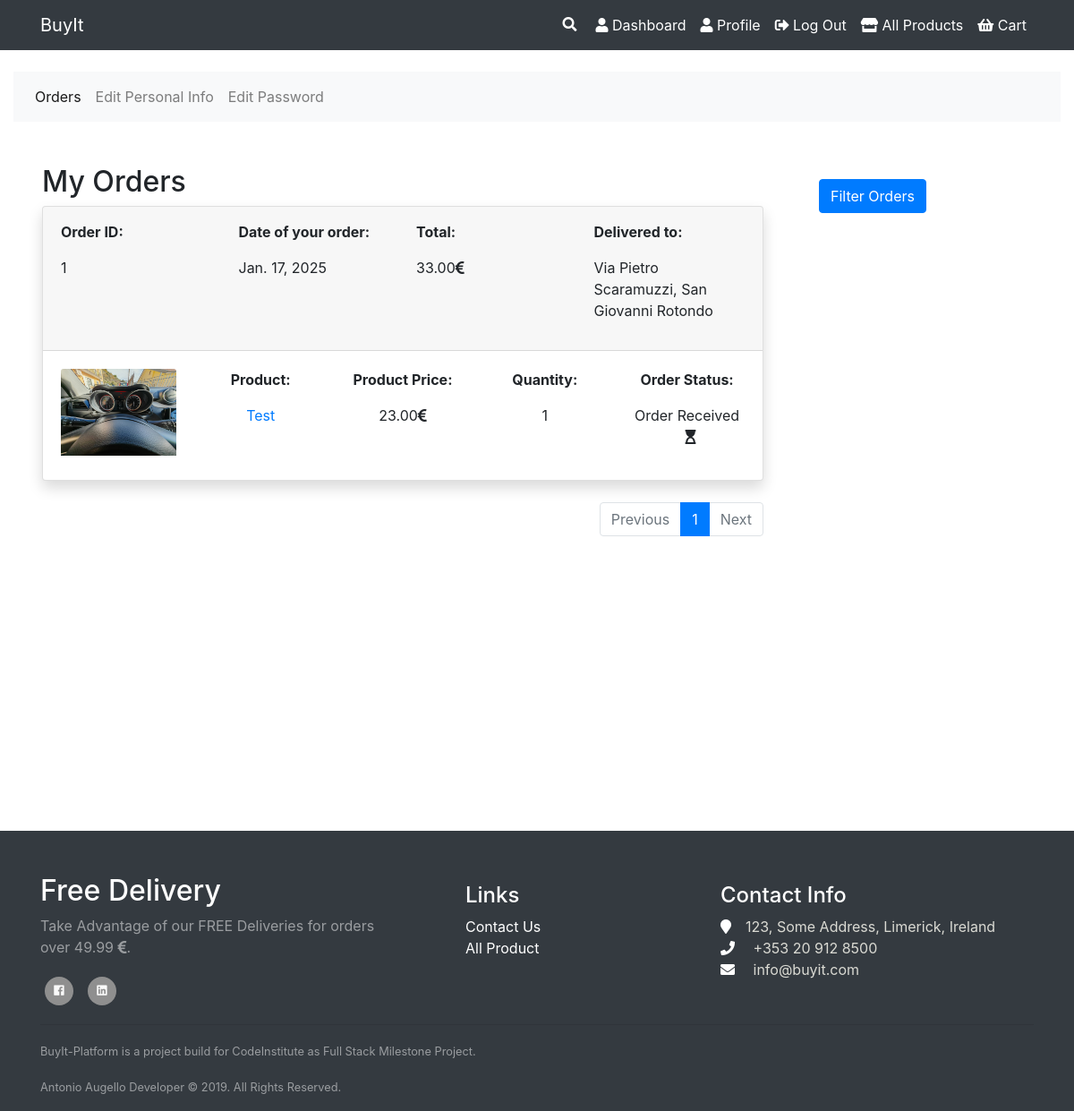
/accounts/profile/ (signed in), run on the app's committed database.
### orders/models.py (models this page shows, shortened)
class OrderLineItem(models.Model):
    user = models.ForeignKey(User, unique=False,
                             on_delete=models.CASCADE, default=1)
    order = models.ForeignKey(Order, on_delete=models.CASCADE, null=False)
    product = models.ForeignKey(Product, on_delete=models.CASCADE, null=False)
    quantity = models.IntegerField(blank=False)
    total = models.DecimalField(
        blank=False, default=0, max_digits=4, decimal_places=2)
    date = models.DateField(default=datetime.now, blank=True)

class Order(models.Model):
    user = models.ForeignKey(User, unique=False,
                             on_delete=models.CASCADE, default=1)
    full_name = models.CharField(max_length=50, blank=False)
    phone_number = models.CharField(max_length=20, blank=False)
    email_address = models.CharField(max_length=100, blank=False, default="")
    country = models.CharField(max_length=40, blank=False)
    postcode = models.CharField(max_length=20, blank=True)
    town_or_city = models.CharField(max_length=40, blank=False)
    street_address1 = models.CharField(max_length=40, blank=False)
    street_address2 = models.CharField(max_length=40, blank=True)
    county = models.CharField(max_length=40, blank=False)
    date = models.DateField(null=True)
    voucher = models.CharField(
        max_length=40, blank=True, null=True, default='')
    order_status = models.CharField(
        choices=ORDER_STATUS, max_length=50, default='Order Received', blank=True)

### products/models.py (models this page shows, shortened)
class Product(models.Model):
    name = models.CharField(max_length=254)
    description = models.TextField()
    price = models.DecimalField(max_digits=6, decimal_places=2)
    image = models.ImageField(upload_to='images')
    published_date = models.DateTimeField(
        blank=True, null=True, default=timezone.now)
    product_category = models.ManyToManyField(Category, blank=True)
    in_stock = models.BooleanField(blank=False, default=True)
    quantity_sold = models.IntegerField(default=0)

### accounts/views.py (the view)
# urls.py: path('profile/', profile, name='profile'),
@login_required
def profile(request):
    user = request.user
    order_info = OrderLineItem.objects.all()
    user_orders = OrderLineItem.objects.filter(user=user).order_by('-id')
    filter_orders = OrdersFilter(request.GET, queryset=user_orders)
    user_order_list = filter_orders.qs
    paginator = Paginator(user_order_list, 6)
    page = request.GET.get('page')
    try:
        pagination_orders = paginator.page(page)
    except PageNotAnInteger:
        pagination_orders = paginator.page(1)
    except EmptyPage:
        pagination_orders = paginator.page(paginator.num_pages)
    months = [i.month for i in Order.objects.values_list(
        'date', flat=True).distinct()]
    months_filtered = list(dict.fromkeys(months))
    return render(request, 'profile.html', {'pagination_orders': pagination_orders, 'filter': filter_orders})

### accounts/templates/profile.html (shortened to what this page needs)
{% extends "base.html" %}
{% load static %}
{% load bootstrap_tags %}
{% block head %}
<link href="https://unpkg.com/gijgo@1.9.13/css/gijgo.min.css" rel="stylesheet" type="text/css" />
{% endblock %}
{% block content %}
<div class="container-personal container-fluid">
    <nav class="navbar navbar-expand-lg navbar-light bg-light mb-3">
        <ul class="navbar-nav mr-auto">
            <li class="nav-item active">
                <a class="nav-link" href="{%url 'profile'%}">Orders </a>
            </li>
            <li class="nav-item">
                <a class="nav-link" href="{%url 'edit_profile'%}">Edit Personal
                    Info</a>
            </li>
            <li class="nav-item">
                <a class="nav-link" href="{%url 'change_password' %}">Edit
                    Password</a>
            </li>
        </ul>
    </nav>
    <div class="row">
        <div class="col-md-9">
            <div class="orders-container">
                <h2 class="mb-2">My Orders</h2>
                {% for order in pagination_orders %}
                <div class="card shadow mb-4">
                    <div class="card-header py-3 align-items-center justify-content-between">
                        <div class="row">
                            <div class="col-sm">
                                <p class="font-weight-bold">Order ID:</p>
                                <p>{{order.id}}</p>
                            </div>
                            <div class="col-sm">
                                <p class="font-weight-bold">Date of your order:</p>
                                <p>{{order.date}}</p>
                            </div>
                            <div class="col-sm">
                                <p class="font-weight-bold">Total: </p>
                                <p>{{order.total}}<i class="fas fa-euro-sign"></i></p>
                            </div>
                            <div class="col-sm">
                                <p class="font-weight-bold">Delivered to: </p>
                                <p>{{order.order.street_address1}}, {{order.order.town_or_city}}</p>
                            </div>
                        </div>
                    </div>
                    <div class="card-body">
                        <div class="row">
                            <div class="col-sm">
                                <img class=" card-img-top" src="{{MEDIA_URL}}{{ order.product.image }}"
                                    alt=" {{ order.product.name }}">
                            </div>
                            <div class="col-sm">
                                <p class="font-weight-bold">Product:</p>
                                <a href="{% url 'product_detail' order.product.id %}">
                                    <p>{{order.product.name}}</p>
                                </a>
                            </div>
                            <div class="col-sm">
                                <p class="font-weight-bold"> Product Price: </p>
                                <p>{{order.product.price}}<i class="fas fa-euro-sign"></i></p>
                            </div>
                            <div class="col-sm">
                                <p class="font-weight-bold">Quantity: </p>
                                <p>{{order.quantity}}</p>
                            </div>
                            <div class="col-sm">
                                <p class="font-weight-bold">Order Status: </p>
                                {% if order.order.order_status == 'Delivered'%}
                                <p>{{order.order.order_status}}<span class="icon-inline-space"><i
                                            class="fas fa-truck"></i></span>
                                </p>
                                {% else %}
                                <p>{{order.order.order_status}}<span class="icon-inline-space"><i
                                            class="fas fa-hourglass-start"></i></p>
                                {% endif %}
                            </div>
                        </div>
                    </div>
                </div>
                {% endfor %}
                <div class="pagination-container">
                    <nav aria-label="...">
                        <ul class="pagination">
                            {% if pagination_orders.has_previous %}
                            <li class="page-item">
                                <span class="page-link"><a
                                        href="?page={{ pagination_orders.previous_page_number }}">Previous</a></span>
                            </li>
                            {% else %}
                            <li class="page-item disabled">
                                <span class="page-link">Previous</span>
                            </li>
                            {% endif%}
                            {% for i in pagination_orders.paginator.page_range %}
                            {% if pagination_orders.number == i %}
                            <li class="page-item active"><span class="page-link">{{ i }}</span> </span></li>
                            {% elif i > pagination_orders.number|add:'-5' and i < pagination_orders.number|add:'5' %}
                            <li class="page-item"><a href="?page={{ i }}"><span class="page-link">{{ i }}</span></a>
                            </li>
                            {% endif %}
                            {% endfor %}
                            {% if pagination_orders.has_next %}
                            <li class="page-item">
                                <a class="page-link" href="?page={{ pagination_orders.next_page_number }}">Next</a>
                            </li>
                            {% else %}
                            <li class="page-item disabled">
                                <a class="page-link" href="#">Next</a>
                            </li>
                            {% endif %}
                        </ul>
                    </nav>
                </div>
            </div>
        </div>
        <div class="col-md-3 order-first order-md-2 mt-5">
            <p>
                <a class="btn btn-primary" data-toggle="collapse" href="#collapseExample" role="button"
                    aria-expanded="false" aria-controls="collapseExample">
                    Filter Orders
                </a>
            </p>
        </div>
    </div>
</div>
{% endblock %}

### templates/base.html (shortened to what this page needs)
{% load static %}
<!DOCTYPE html>
<html lang="en">
  <head>
    <link
      href="{% static 'vendor/bootstrap/css/bootstrap.min.css' %}"
      rel="stylesheet"
    />
    <link href="{% static 'scss/main.css' %}" rel="stylesheet" />
    {%block head%} {%endblock%}
  </head>
  <body>
    <nav
      id="navbar"
      class="navbar fixed-top navbar-expand-lg navbar-dark bg-dark"
    >
      <div class="container">
        <div class="navbar-header">
          <a class="navbar-brand" href="{% url 'index' %}">BuyIt</a>
        </div>
        <div class="collapse navbar-collapse" id="navbarResponsive">
          <ul class="navbar-nav ml-auto">
            <li class="nav-item active search-li">
              <form
                id="search-form"
                action="{% url 'search' %}"
                method="get"
                class="form-inline"
              >
                <button
                  id="search-btn"
                  class="btn search-btn"
                  onclick="searchToggle();"
                >
                  <i class="fas fa-search"></i>
                </button>
              </form>
            </li>
            {% if user.is_superuser %}
            <li class="nav-item active">
              <a class="nav-link" href="{% url 'dashboard' %}"
                ><i class="fa fa-user"></i> Dashboard</a
              >
            </li>
            {% endif %} {% if user.is_authenticated %}
            <li class="nav-item active">
              <a class="nav-link" href="{% url 'profile' %}"
                ><i class="fa fa-user"></i> Profile</a
              >
            </li>
            <li class="nav-item active">
              <a class="nav-link" href="{% url 'logout' %}"
                ><i class="fas fa-sign-out-alt"></i> Log Out</a
              >
            </li>
            {% endif %}
            <li class="nav-item active">
              <a class="nav-link" href="{% url 'products' %}"
                ><i class="fas fa-store"></i> All Products</a
              >
            </li>
          </ul>
        </div>
        <div class="cart-mobile">
            <ul class="navbar-nav ml-auto">
              <li class="nav-item active">
                <a class="nav-link" href="{% url 'view_cart' %}">
                  <i class="fas fa-shopping-basket"></i>
                  Cart
                </a>
              </li>
            </ul>
          </div>
      </div>
    </nav>
    <div class="main">{% block content %} {% endblock %}</div>
    <div class="mt-5 pt-5 footer bg-dark bottom">
      <div class="container">
        <div class="row">
          <div class="col-lg-5 col-xs-12">
            <h2>Free Delivery</h2>
            <p class="pr-5 text-white-50">
              Take Advantage of our FREE Deliveries for orders over 49.99
              <i class="fas fa-euro-sign"></i>.
            </p>
            <ul class="list-inline footer-social-links">
              <li>
                <a href="#" target="_blank" class="mr-3"
                  ><i class="fab fa-facebook"></i
                ></a>
              </li>
              <li>
                <a
                  href="https://www.linkedin.com/in/antonio-augello-aba83911a/"
                  target="_blank"
                  ><i class="fab fa-linkedin"></i
                ></a>
              </li>
            </ul>
          </div>
          <div class="col-lg-3 col-xs-12 links">
            <h4 class="mt-lg-0 mt-sm-3">Links</h4>
            <ul class="m-0 p-0 links-list">
              <li>
                <a href="{% url 'contact_us'%}" class="links-list-footer"
                  >Contact Us</a
                >
              </li>
              <li>
                <a href="{% url 'products'%}" class="links-list-footer"
                  >All Product</a
                >
              </li>
            </ul>
          </div>
          <div class="col-lg-4 col-xs-12 contact-footer">
            <h4 class="mt-lg-0 mt-sm-4 mb-sm-2">Contact Info</h4>
            <p class="mb-0">
              <i class="fas fa-map-marker mr-3"></i
              ><span class="element-content-text"
                >123, Some Address, Limerick, Ireland</span
              >
            </p>
            <p class="mb-0">
              <i class="fas fa-phone mr-3"></i
              ><a href="tel:+353 20 912 8500" class="element-content-text">
                +353 20 912 8500
              </a>
            </p>
            <p>
              <i class="fas fa-envelope mr-3"></i
              ><a href="mailto:info@buyit.com" class="element-content-text">
                info@buyit.com
              </a>
            </p>
          </div>
        </div>
        <hr />
        <div class="row">
          <div class="col copyright">
            <p>
              <small class="text-white-50"
                >BuyIt-Platform is a project build for CodeInstitute as Full
                Stack Milestone Project.</small
              >
            </p>
            <p>
              <small class="text-white-50"
                >Antonio Augello Developer © 2019. All Rights Reserved.</small
              >
            </p>
          </div>
        </div>
      </div>
    </div>
  </body>
</html>

### data on the page
OrderLineItem: id "1", date "Jan. 17, 2025", total "33.00", order.street_address1 "Via Pietro Scaramuzzi", order.town_or_city "San Giovanni Rotondo", product.image (picture), product.name "Test", product.price "23.00", quantity "1", order.order_status "Order Received"

### other printed values
{{ i }} "1"
